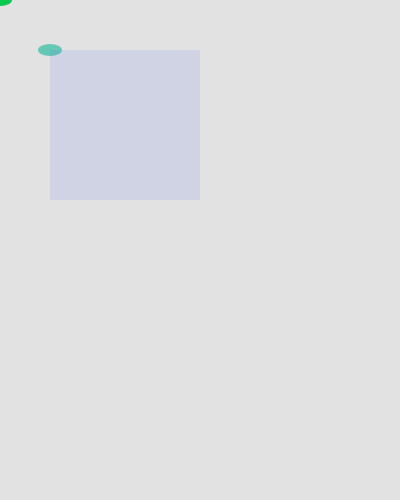
Frame 1 (no input)
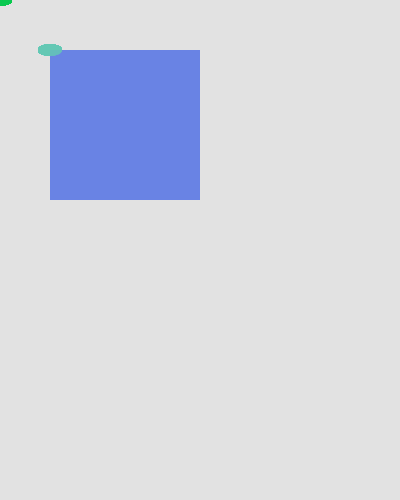
Frame 60 (no input)
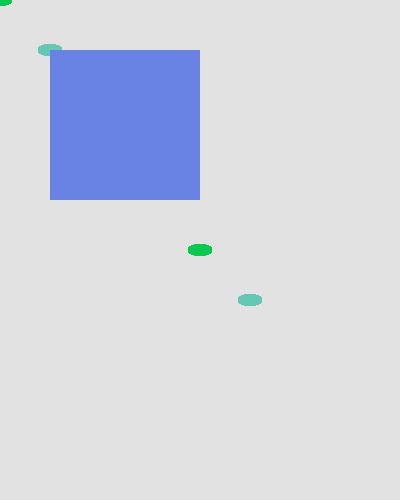
Frame 120 (the mouse pressed at the canvas centre since frame 60)

The p5.js sketch that drew these frames (run headless with seeded random() and noise() and a simulated clock; from frame 60 on, the mouse is pressed at the canvas centre):

// p5.js sketch
// ── sketch.js


function setup (){
	createCanvas(400,500);
	background(226);
}


//This is a draw loops which goes over and over.
function draw (){

	//background(156);
	noStroke();

	//ellipse1
	fill(100,200,180);
	ellipse(mouseX+50,mouseY+50,24,12);

	//rectangle
	fill(100,130,230,40);
	rect(50,50,150,150);

	//ellipse2
	fill(10,200,80);
	ellipse(mouseX,mouseY,24,12);
}
